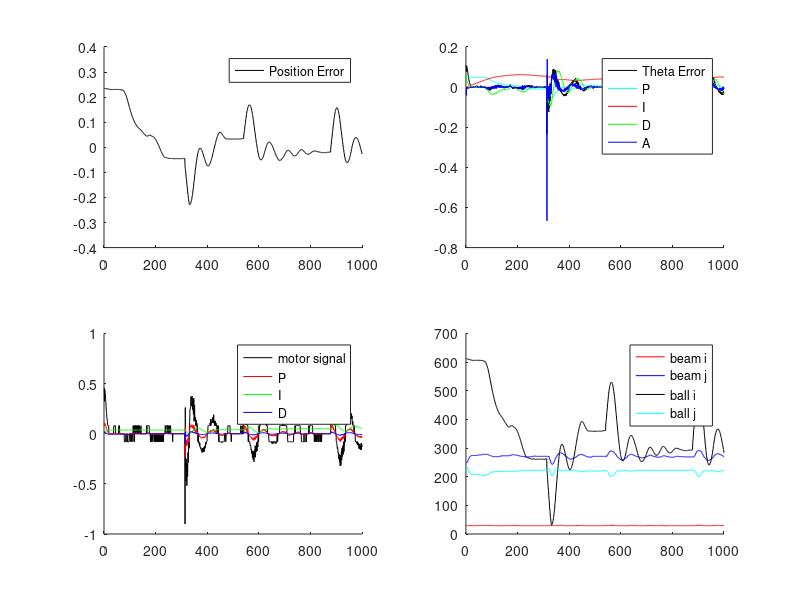

MATLAB code to generate this figure:
% load ("actuatorcontrolsignal.mat")
% load("angleerror.mat")
% load("ballpixels.mat")
% load("ballposition.mat")
% load("beampixels.mat")
% load("PIDerrorsignal.mat")
% load("PIDmotorsignal.mat")
load("results3_wihttime.mat")

subplot(2,2,1)
hold on
plot(positionError, 'k-');
%plot(thetaError,'r-');
%plot(beamAngle, 'c-');
%plot(motorSignal,'b-');
hold off
legend('Position Error', 'Theta Error', 'Beam Angle', 'Motor Signal')

subplot(2,2,2)
hold on
plot(thetaError, 'k-')
plot(PIDerr(:,1), 'c-');
plot(PIDerr(:,2), 'r-');
plot(PIDerr(:,3), 'g-');
plot(PIDerr(:,4), 'b-');
hold off
legend('Theta Error', 'P', 'I', 'D', 'A')
subplot(2,2,3);
hold on
plot(motorSignal, 'k-')
plot(PIDsig(:,1), 'r-');
plot(PIDsig(:,2), 'g-');
plot(PIDsig(:,3), 'b-');
hold off
legend('motor signal', 'P', 'I', 'D')

subplot(2,2,4);
hold on
plot(beamPixels(:,1) ,'r-');
plot(beamPixels(:,2), 'b-')
plot(ballPixels(:,1), 'k-')
plot(ballPixels(:,2), 'c-')
hold off
legend('beam i', 'beam j', 'ball i', 'ball j')

clear;
close all;